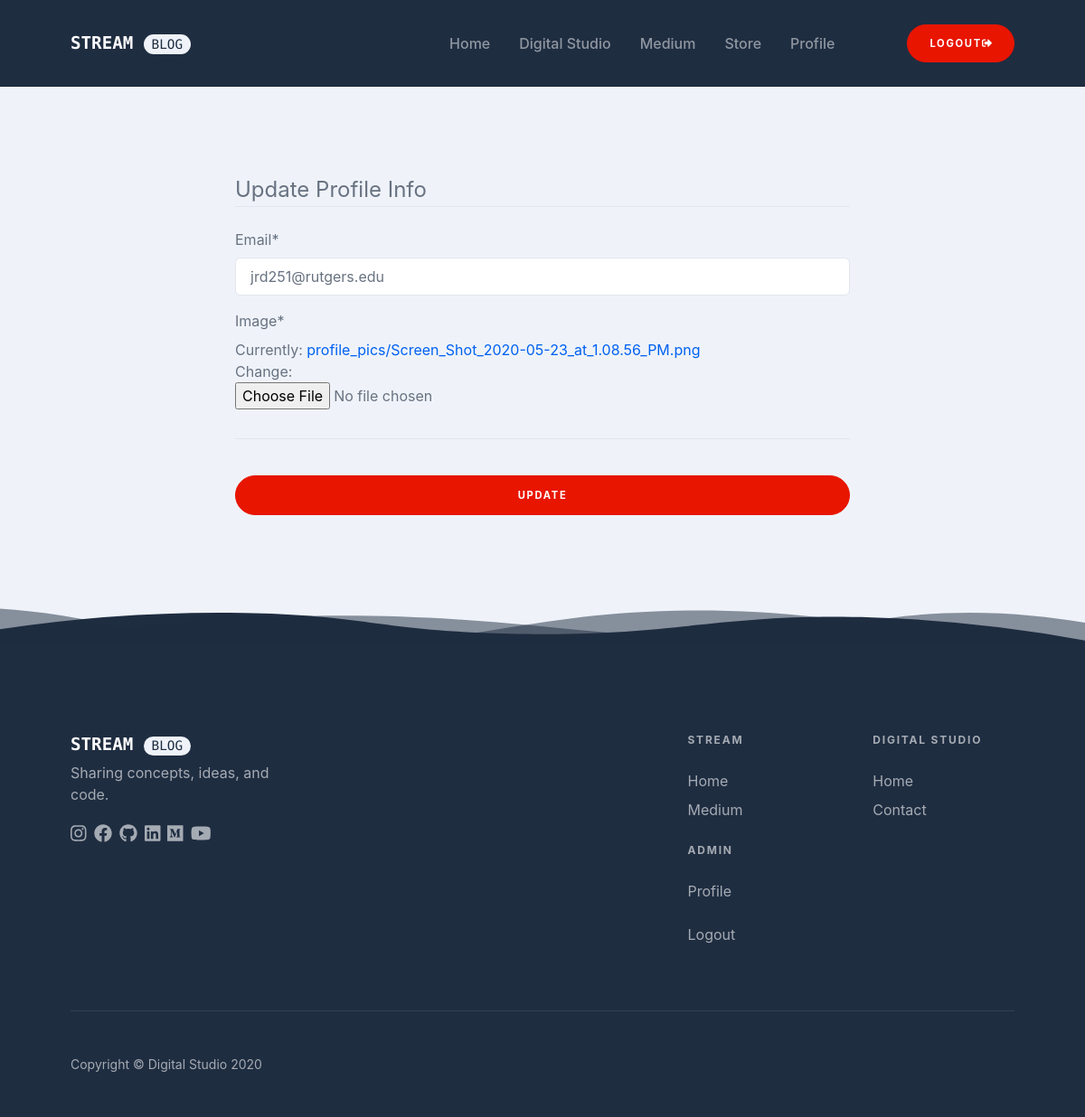
/users/profile-update/ (signed in), run on an earlier commit of the app's database.
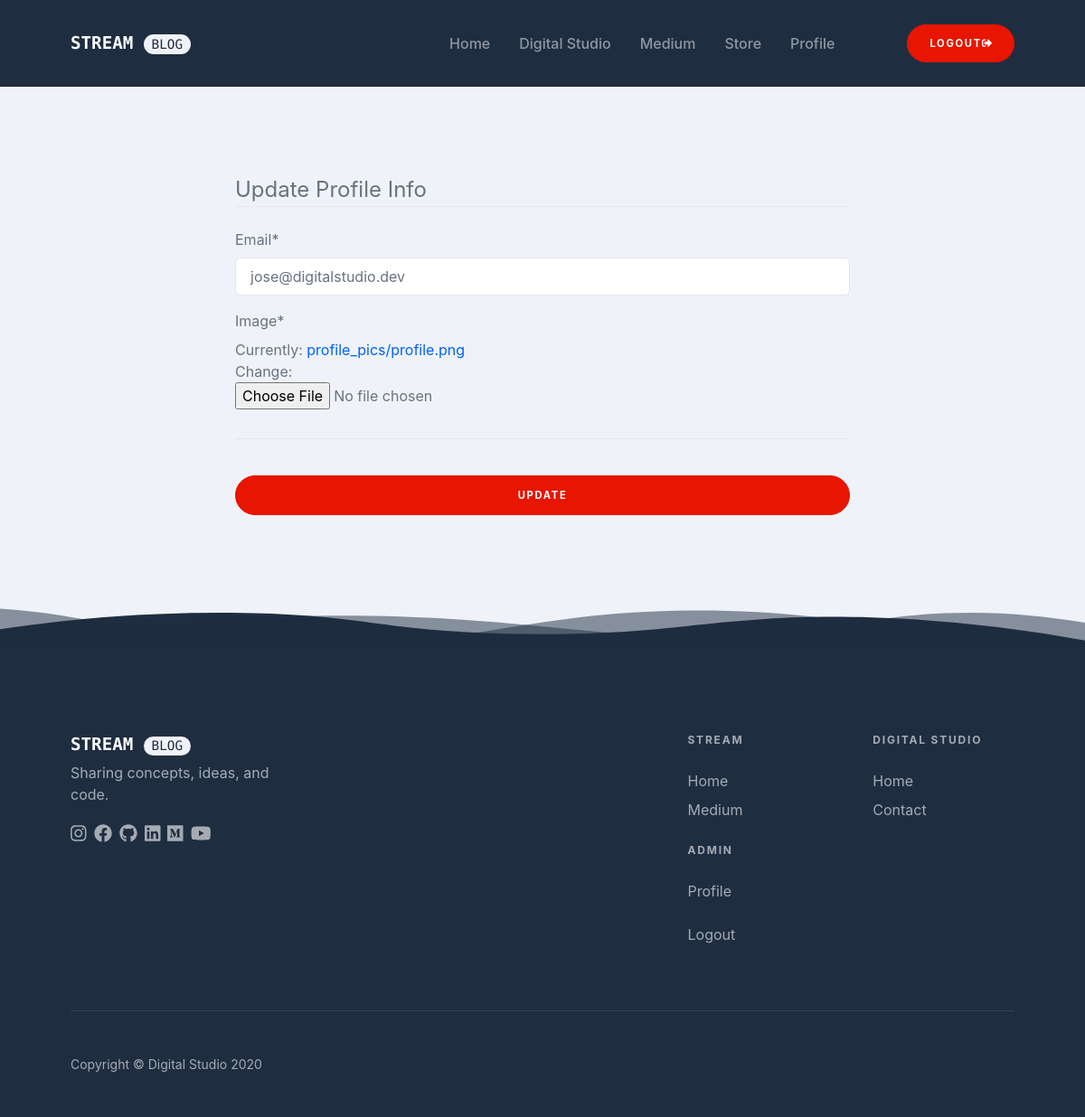
And on a later commit of the database.
### users/models.py (models this page shows, shortened)
class User(AbstractBaseUser):
    email = models.EmailField(verbose_name="Email Address", max_length=60, unique=True)
    date_joined = models.DateTimeField(verbose_name="Date Joined", auto_now_add=True)
    last_login = models.DateTimeField(verbose_name="Last Login", auto_now_add=True)
    is_admin = models.BooleanField(default=False)
    is_active = models.BooleanField(default=True)
    is_staff = models.BooleanField(default=False)
    is_superuser = models.BooleanField(default=False)
    first_name = models.CharField(max_length=30, default="", null=False)
    last_name = models.CharField(max_length=30, default="", null=False)
    approved = models.CharField(choices=APPROVED_OPTIONS, default="NO", verbose_name="Approved", max_length=3)
    USERNAME_FIELD = 'email'
    REQUIRED_FIELDS = ['first_name', 'last_name']
    objects = Manager()

class Profile(models.Model):
    user = models.OneToOneField(User, on_delete=models.CASCADE)
    image = models.ImageField(default='default.png', upload_to='profile_pics')

### users/views.py (the view)
# urls.py: path('profile-update/', profile_update, name='profile-update'),
@login_required(login_url='users:login')
def profile_update(request):
    if request.method == 'POST':
        u_form = UserUpdateForm(request.POST, instance=request.user)
        p_form = ProfileUpdateForm(request.POST, request.FILES, instance=request.user.profile)
        if u_form.is_valid() and p_form.is_valid():
            u_form.save()
            p_form.save()
            messages.success(request, f'Your account has been updated!')
            return redirect('users:profile')
    else:
        u_form = UserUpdateForm(instance=request.user)
        p_form = ProfileUpdateForm(instance=request.user.profile)
    context = {
        'u_form': u_form,
        'p_form': p_form,
    }
    return render(request, 'users/profile_update.html', context)

### users/forms.py
class UserUpdateForm(forms.ModelForm):
    email = forms.EmailField()
    class Meta:
        model = User
        fields = ['email']

class ProfileUpdateForm(forms.ModelForm):
    class Meta:
        model = Profile
        fields = ['image']

### users/templates/users/profile_update.html (shortened to what this page needs)
{% extends "users/base.html" %}
{% load crispy_forms_tags %}
{% load static %}
{% block content %}
<section class="bg-light py-10 mt-5">
    <div class="container mt-5">
        <div class="row justify-content-center">
            <div class="col-lg-10 col-xl-8">
                <form method="POST" enctype="multipart/form-data">
                    <fieldset class="form-group">
                        <legend class="border-bottom mb-4">Update Profile Info</legend>
                        {{ u_form|crispy }}
                        {{ p_form|crispy }}
                    </fieldset>
                    <div class="form-group border-top pt-3">
                        <button class="btn btn-danger btn-marketing btn-block rounded-pill mt-4" type="submit">Update</button>
                    </div>
                </form>
            </div>
        </div>
    </div>
    <div class="svg-border-waves text-dark">
    </div>
</section>
{% endblock %}

### users/templates/users/base.html (shortened to what this page needs)
{% load static %}
<!DOCTYPE html>
<html lang="en">
    <head>
        <link href="{% static 'css/styles.css' %}" rel="stylesheet" />
        <link rel="stylesheet" href="https://cdn.jsdelivr.net/simplemde/latest/simplemde.min.css">
    </head>
    <body>
        <div id="layoutDefault">
            <div id="layoutDefault_content">
                <main>
                    <nav class="navbar navbar-marketing navbar-expand-lg bg-dark navbar-dark fixed-top">
                        <div class="container">
                            <a class="navbar-brand text-white text-uppercase tech-font" href="{% url 'blog:home' %}">
                                <span class="text-uppercase">Stream</span>
                                <span class="badge badge-pill badge-light">Blog</span>
                            </a>
                            <div class="collapse navbar-collapse" id="navbarSupportedContent">
                                <ul class="navbar-nav ml-auto mr-lg-5">
                                    <li class="nav-item"><a class="nav-link" href="{% url 'blog:home' %}">Home</a></li>
                                    <li class="nav-item"><a class="nav-link" href="https://digitalstudio.dev/">Digital Studio</a></li>
                                    <li class="nav-item"><a class="nav-link" href="https://medium.com/digital-studio-stream">Medium</a></li>
                                    <li class="nav-item"><a class="nav-link" href="{% url 'store:store-home' %}">Store</a></li>
                                    {% if user.is_authenticated %}
                                    <li class="nav-item"><a class="nav-link" href="{% url 'users:profile' %}">Profile</a></li>
                                    {% endif %}
                                </ul>
                                {% if user.is_authenticated %}
                                <a class="btn-danger btn rounded-pill px-4 ml-lg-4" href="{% url 'users:logout' %}">Logout<i class="fas fa-sign-out-alt"></i></a>
                                {% endif %}
                            </div>
                        </div>
                    </nav>
                    {% block content %}
                    {% endblock content %}
                </main>
            </div>
            <div id="layoutDefault_footer">
                <footer class="footer pt-10 pb-5 mt-auto bg-dark footer-dark">
                    <div class="container">
                        <div class="row">
                            <div class="col-lg-3">
                                <div class="footer-brand text-white text-uppercase tech-font">Stream&nbsp;<span class="badge badge-pill badge-light">Blog</span></a></div>
                                <div class="mb-3">Sharing concepts, ideas, and code.</div>
                                <div class="icon-list-social mb-5">
                                    <a class="icon-list-social-link" href="https://www.instagram.com/digitalstudio.dev/">
                                        <i class="fab fa-instagram"></i>
                                    </a>
                                    <a class="icon-list-social-link" href="https://www.facebook.com/digitalstudio.dev/">
                                        <i class="fab fa-facebook"></i>
                                    </a>
                                    <a class="icon-list-social-link" href="https://github.com/digitalstudiodev">
                                        <i class="fab fa-github"></i>
                                    </a>
                                    <a class="icon-list-social-link" href="https://www.linkedin.com/company/digitalstudio-dev/">
                                        <i class="fab fa-linkedin"></i>
                                    </a>
                                    <a class="icon-list-social-link" href="https://medium.com/digital-studio-stream">
                                        <i class="fab fa-medium"></i>
                                    </a>
                                    <a class="icon-list-social-link" href="https://www.youtube.com/channel/UCjFGpMrV6GVAYIXG_lbX45g">
                                        <i class="fab fa-youtube"></i>
                                    </a>
                                </div>
                            </div>
                            <div class="col-lg-9">
                                <div class="row">
                                    <div class="col-lg-3 col-md-6 ml-auto">
                                        <div class="text-uppercase-expanded text-xs mb-4">Stream</div>
                                        <ul class="list-unstyled mb-0">
                                            <li class="mb-2"><a href="{% url 'blog:home' %}">Home</a></li>
                                            <li class="mb-2"><a href="https://medium.com/digital-studio-stream">Medium</a></li>
                                        </ul>
                                        <div class="text-uppercase-expanded text-xs my-4">Admin</div>
                                        <ul class="list-unstyled mb-0">
                                            {% if request.user.is_authenticated %}
                                                <li class="mb-4"><a href="{% url 'users:profile' %}">Profile</a></li>
                                                <li class="mb-4"><a href="{% url 'users:logout' %}">Logout</a></li>
                                            {% else %}
                                                <li class="mb-4"><a href="{% url 'users:login' %}">Login</a></li>
                                            {% endif %}
                                        </ul>
                                    </div>
                                    <div class="col-lg-3 col-md-6">
                                        <div class="text-uppercase-expanded text-xs mb-4">Digital Studio</div>
                                        <ul class="list-unstyled mb-0">
                                            <li class="mb-2"><a href="http://digitalstudio.dev">Home</a></li>
                                            <li class="mb-2"><a href="http://digitalstudio.dev/contact.html">Contact</a></li>
                                        </ul>
                                    </div>
                                </div>
                            </div>
                        </div>
                        <hr class="my-5" />
                        <div class="row align-items-center">
                            <div class="col-md-6 small">Copyright &copy; <a href="https://digitalstudio.dev/">Digital Studio</a> 2020</div>
                        </div>
                    </div>
                </footer>
            </div>
        </div>
    </body>
</html>

### users/templates/users/base.html (style rules this page uses)
.tech-font { font-family: 'Share Tech Mono', monospace; }

What changed in the data, as far as the page shows it:
changed User: email "jrd251@rutgers.edu" → "jose@digitalstudio.dev"
Also different on the page:
text no longer shown: "Image * Currently: profile_pics/Screen_Shot_2020-05-23_at_1.08.56_PM.png Change:"
text now shown: "Image * Currently: profile_pics/profile.png Change:"
